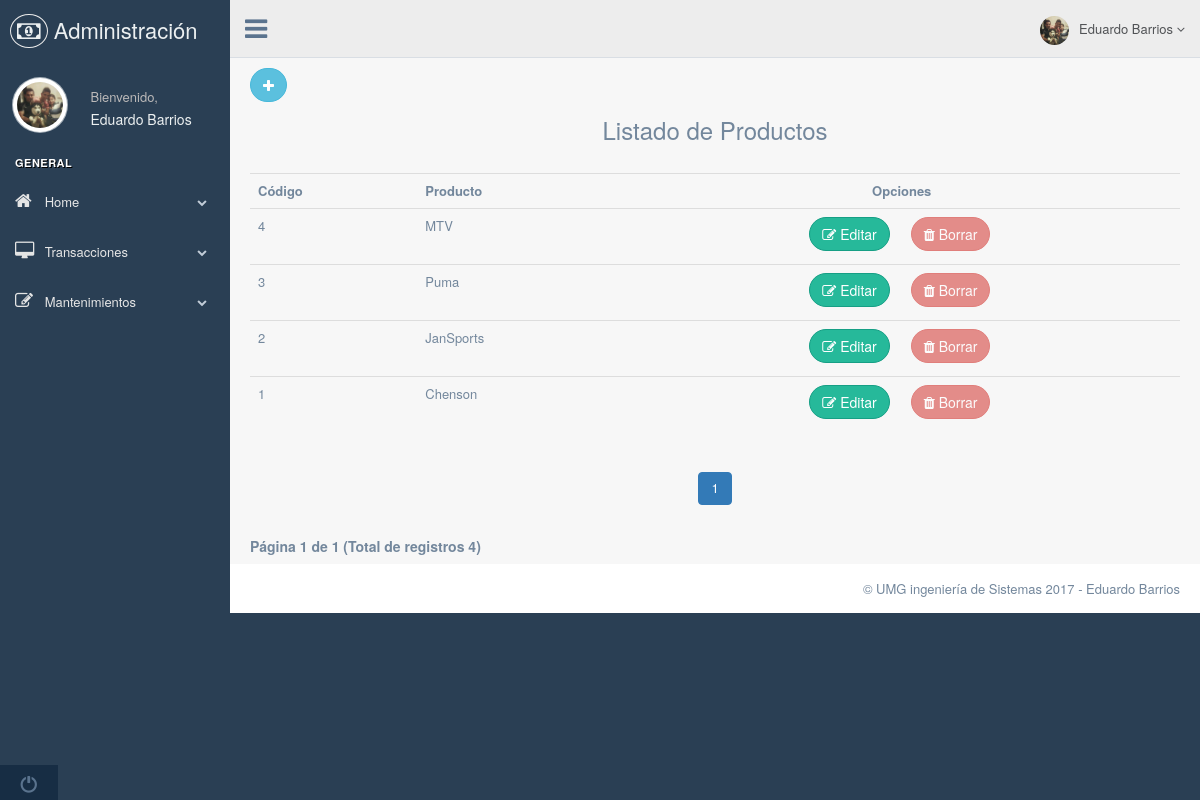
The page /Controllers/MarcasController.php on the database its author committed.
### tables this page shows
CREATE TABLE `marcaproductos` (
  `idMarca` int(11) NOT NULL,
  `nombreMarca` varchar(100) NOT NULL
);

### Controllers/MarcasController.php (called while the page is built, shortened)
<?php
	require_once('../Models/MarcasModel.php');
	$cant_filas = new Marcas();
	$pagination = new Marcas();
	$no_registros = 10;
	if(!(isset($_GET['pagina'])))
	{
		$inicio = 1;
	}
	$nuevo_inicio = ($inicio-1)*$no_registros;
	$Marcas = $pagination->getMarcas($nuevo_inicio,$no_registros);
	$total_registros = count($cant_filas->numRegistros());
	$total_paginas = ceil($total_registros/$no_registros);
	require_once('../Views/MarcasView.php');
 ?>

### Models/Conexion.php (called while the page is built)
<?php
	class Conexion
	{
		public function Conectar(){
			$db_servidor = "localhost";
			$db_usuario  = "root";
			$db_password = "";
			$db_nombre   = "compras-devoluciones";
			$conexion = new PDO("mysql:	host=$db_servidor;dbname=$db_nombre", $db_usuario, $db_password);
			$conexion->setAttribute(PDO::ATTR_ERRMODE, PDO::ERRMODE_EXCEPTION);
			$conexion->exec("SET CHARACTER SET utf8");
			return $conexion;
		}
	}
?>

### Models/MarcasModel.php (called while the page is built, shortened)
<?php
	require_once('Conexion.php');
	class Marcas extends Conexion
	{
		public function getMarcas($inicio=false,$no_registros=false)
		{
			if($inicio!==false && $no_registros!==false)
			{
				$sql = "SELECT idMarca,nombreMarca FROM marcaproductos
					    	ORDER BY idMarca DESC LIMIT $inicio,$no_registros";
			}
			else{
				$sql = "SELECT idMarca,nombreMarca FROM marcaproductos
					    	ORDER BY idMarca DESC";
			}
			$stmt = Conexion::Conectar()->prepare($sql);
			$stmt->execute();
			return $stmt->fetchAll();
		}
		public function numRegistros()
		{
			$sql = "SELECT idMarca FROM marcaproductos";
			$resultado = Conexion::Conectar()->prepare($sql);
			$resultado->execute();
			return $resultado->fetchAll();
		}
	}
 ?>

### Views/MarcasView.php (the view, shortened to what this page needs)
<!DOCTYPE html>
<html lang="en">
  <head>
    <link href="../vendors/bootstrap/dist/css/bootstrap.min.css" rel="stylesheet">
    <link href="../vendors/font-awesome/css/font-awesome.min.css" rel="stylesheet">
    <link href="../vendors/nprogress/nprogress.css" rel="stylesheet">
    <link href="../vendors/iCheck/skins/flat/green.css" rel="stylesheet">
    <link href="../vendors/bootstrap-progressbar/css/bootstrap-progressbar-3.3.4.min.css" rel="stylesheet">
    <link href="../vendors/jqvmap/dist/jqvmap.min.css" rel="stylesheet"/>
    <link href="../vendors/bootstrap-daterangepicker/daterangepicker.css" rel="stylesheet">
    <link href="../build/css/custom.min.css" rel="stylesheet">
  </head>
  <body class="nav-md">
    <div class="container body">
      <div class="main_container">
        <div class="col-md-3 left_col">
          <div class="left_col scroll-view">
            <div class="navbar nav_title" style="border: 0;">
              <a href="#" class="site_title"><i class="fa fa-money"></i> <span>Administración</span></a>
            </div>
            <div class="profile clearfix">
              <div class="profile_pic">
                <img src="../Views/images/eduardo.jpg" alt="..." class="img-circle profile_img">
              </div>
              <div class="profile_info">
                <span>Bienvenido,</span>
                <h2>Eduardo Barrios</h2>
              </div>
            </div>
            <br />
            <div id="sidebar-menu" class="main_menu_side hidden-print main_menu">
              <div class="menu_section">
                <h3>General</h3>
                <ul class="nav side-menu">
                  <li><a><i class="fa fa-home"></i> Home <span class="fa fa-chevron-down"></span></a>
                  </li>
                  <li><a><i class="fa fa-desktop"></i> Transacciones <span class="fa fa-chevron-down"></span></a>
                  </li>
                  <li><a><i class="fa fa-edit"></i> Mantenimientos <span class="fa fa-chevron-down"></span></a>
                  </li>
                </ul>
              </div>
            </div>
            <div class="sidebar-footer hidden-small">
              <a data-toggle="tooltip" data-placement="top" title="Logout" href="#">
                <span class="glyphicon glyphicon-off" aria-hidden="true"></span>
              </a>
            </div>
          </div>
        </div>
        <div class="top_nav">
          <div class="nav_menu">
            <nav>
              <div class="nav toggle">
                <a id="menu_toggle"><i class="fa fa-bars"></i></a>
              </div>
              <ul class="nav navbar-nav navbar-right">
                <li class="">
                  <a href="javascript:;" class="user-profile dropdown-toggle" data-toggle="dropdown" aria-expanded="false">
                    <img src="../Views/images/eduardo.jpg" alt="">Eduardo Barrios
                    <span class=" fa fa-angle-down"></span>
                  </a>
                </li>
              </ul>
            </nav>
          </div>
        </div>
  <div class="right_col" role="main">
      <div class="row">
          <div class="col-md-12 col-sm-12 col-xs-12">
            <a href="MarcaNuevaController.php" class="btn btn-round btn-info"><i class="fa fa-plus"></i></a>
              <h3 class="text-center">Listado de Productos</h3>
              <br>
                <table class="table table-hover">
                  <tr>
                    <th>Código</th>
                    <th>Producto</th>
                    <th colspan="2" class="text-center">Opciones</th>
                  </tr>
                  <?php foreach($Marcas as $item): ?>
                   <tr>
                     <td><?php echo $item['idMarca']; ?></td>
                     <td><?php echo $item['nombreMarca']; ?></td>
                     <td class="text-right"><button type="button" class="btn btn-round btn-success" data-toggle='modal' data-target='#modal-editar' onclick="CargarDatos('<?php echo $item['idMarca'];?>','<?php echo $item['nombreMarca'];?>');"><i class="fa fa-edit"></i> Editar</button>
                     </td>
                     <td class="text-left"><button disabled type="button" class="btn btn-round btn-danger" onclick="confirmarRegistro('<?php echo $item['idProducto'];?>');"><i class="fa fa-trash"></i> Borrar</button>
                     </td>
                   </tr>
                  <?php endforeach; ?>
                </table>
                <div class="text-center">
                      <nav aria-label="Page navigation">
                            <ul class="pagination">
                             <?php
                                  for($i=1;$i<=$total_paginas;$i++)
                                  {
                                      if($i == $inicio ){
                                           echo "<li class='active'><a>".$i." </a></li>";
                                      }
                                      else{
                                           echo "<li><a href='?pagina=".$i."'>".$i." </a></li>";
                                      }
                                  }
                               ?>
                            </ul>
                      </nav>
                  </div>
                  <h5 class="text-left">
                      <strong>
                          <?php
                              if($inicio == 0) $inicioPag = 1;
                              else $inicioPag = $inicio;
                                  echo "Página ".$inicioPag." de ".$total_paginas;
                                  echo " (Total de registros ".$total_registros.")";
                          ?>
                      </strong>
                  </h5>
          </div>
      </div>
  </div>
        <footer>
          <div class="pull-right">
            &copy; UMG ingeniería de Sistemas 2017 - Eduardo Barrios
          </div>
          <div class="clearfix"></div>
        </footer>
      </div>
    </div>
  </body>
</html>

### rows shown on the page
marcaproductos: idMarca "4", nombreMarca "MTV"
marcaproductos: idMarca "3", nombreMarca "Puma"
marcaproductos: idMarca "2", nombreMarca "JanSports"
marcaproductos: idMarca "1", nombreMarca "Chenson"

### other values the page prints
$inicioPag "1"
$total_paginas "1"
$total_registros "4"
